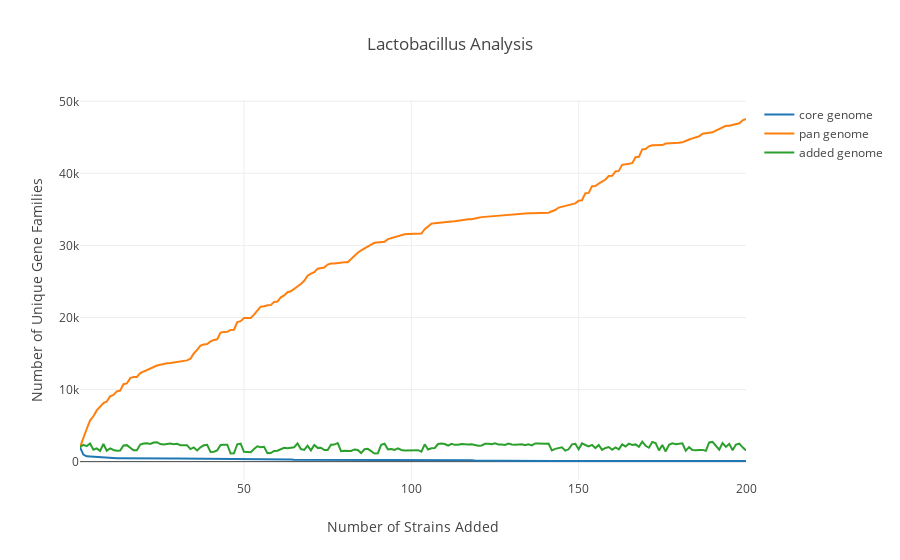

Source (notebook cell):
### Code cell
plotly.offline.init_notebook_mode(connected=True)

trace1 = go.Scatter(
    x = list(range(1,218)),
    y = coregenome_sizes,
    mode = 'lines',
    name = 'core genome'
)
trace2 = go.Scatter(
    x = list(range(1,218)),
    y = pangenome_sizes,
    mode = 'lines',
    name = 'pan genome'
)
trace3 = go.Scatter(
    x = list(range(1,218)),
    y = genome_sizes,
    mode = 'lines',
    name = 'added genome'
)
data = [trace1, trace2,trace3]

layout = dict(title = 'Lactobacillus Analysis',
              xaxis = dict(title = 'Number of Strains Added'),
              yaxis = dict(title = 'Number of Unique Gene Families'),
              )

fig = dict(data=data, layout=layout)

plotly.offline.iplot(fig, filename='pangenome-line')

### Figure 1 — Plotly figure (JSON) as saved in the notebook; plotly's stock layout.template omitted (floating-point values rounded to 4 significant figures; data arrays with more than 128 entries replaced by an {"elided": "..."} marker saying what was removed)
{"data": [{"mode": "lines", "name": "core genome", "type": "scatter", "x": {"elided": "217 int values"}, "y": {"elided": "200 int values"}}, {"mode": "lines", "name": "pan genome", "type": "scatter", "x": {"elided": "217 int values"}, "y": {"elided": "200 int values"}}, {"mode": "lines", "name": "added genome", "type": "scatter", "x": {"elided": "217 int values"}, "y": {"elided": "200 int values"}}], "layout": {"title": "Lactobacillus Analysis", "xaxis": {"title": "Number of Strains Added"}, "yaxis": {"title": "Number of Unique Gene Families"}}}
